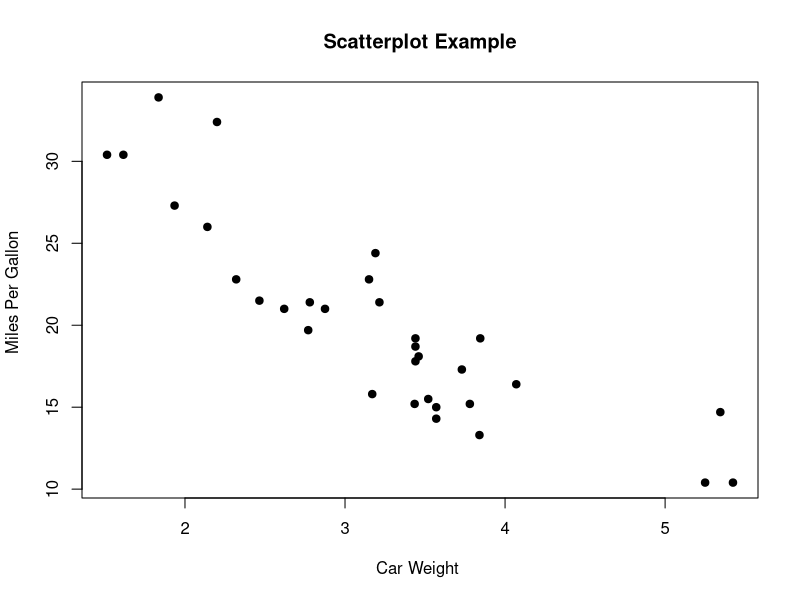
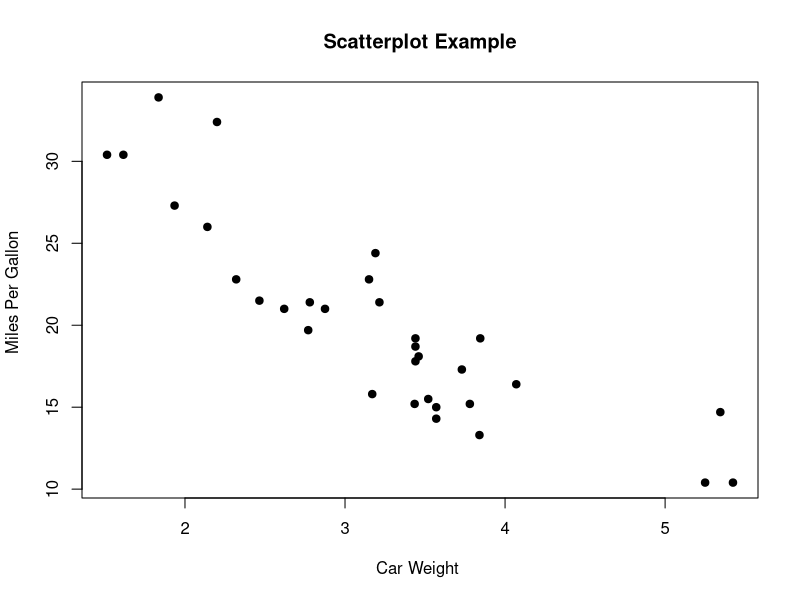
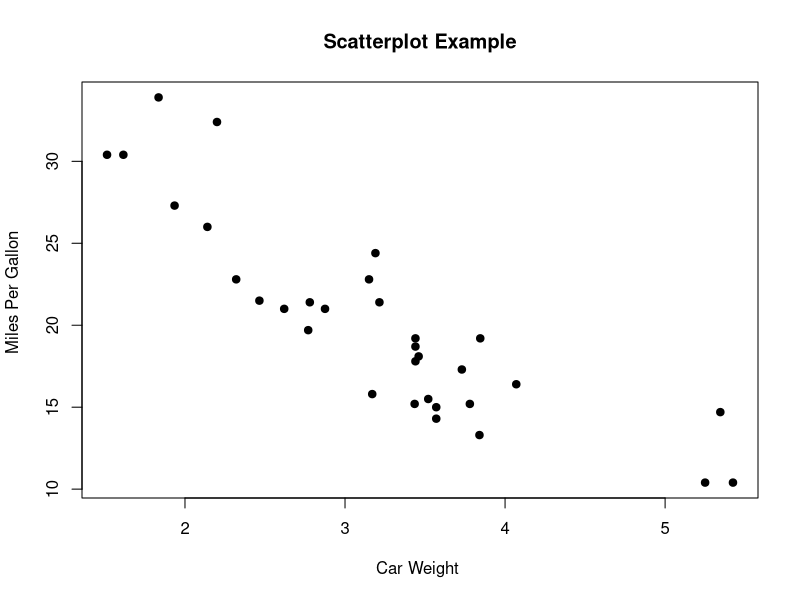
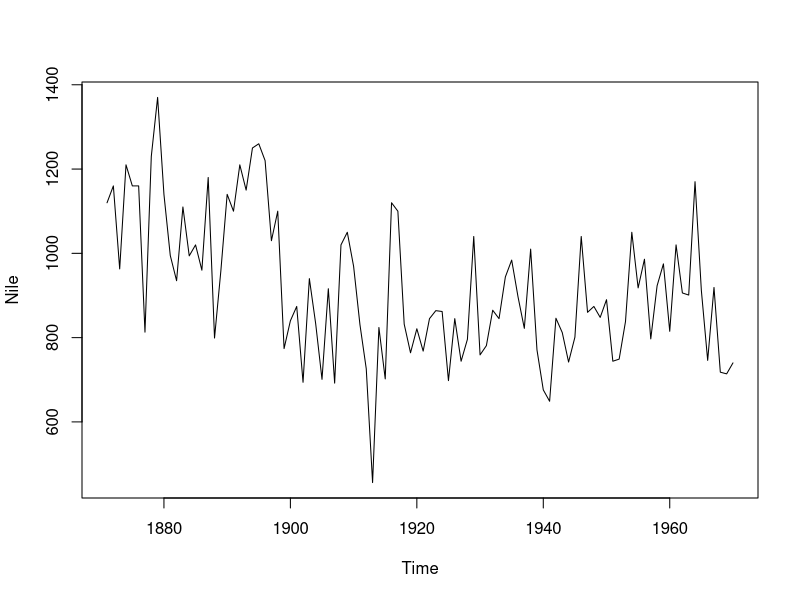
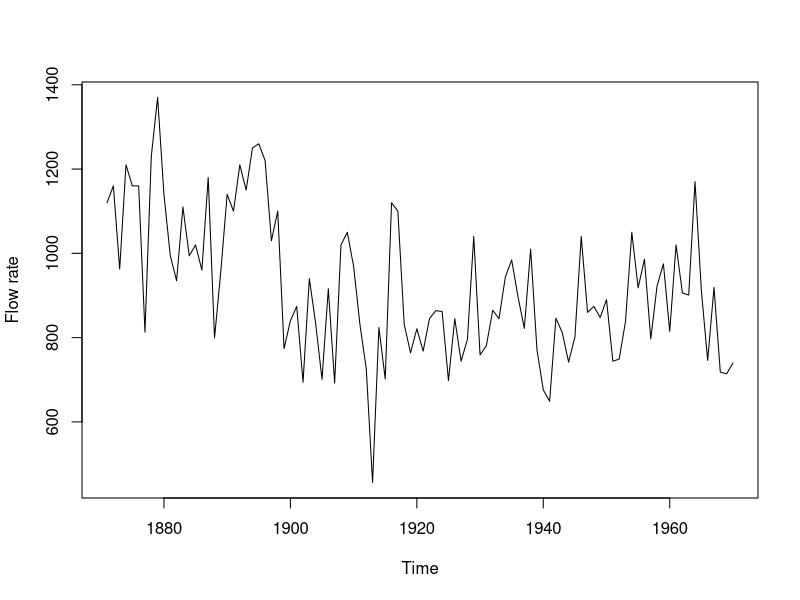
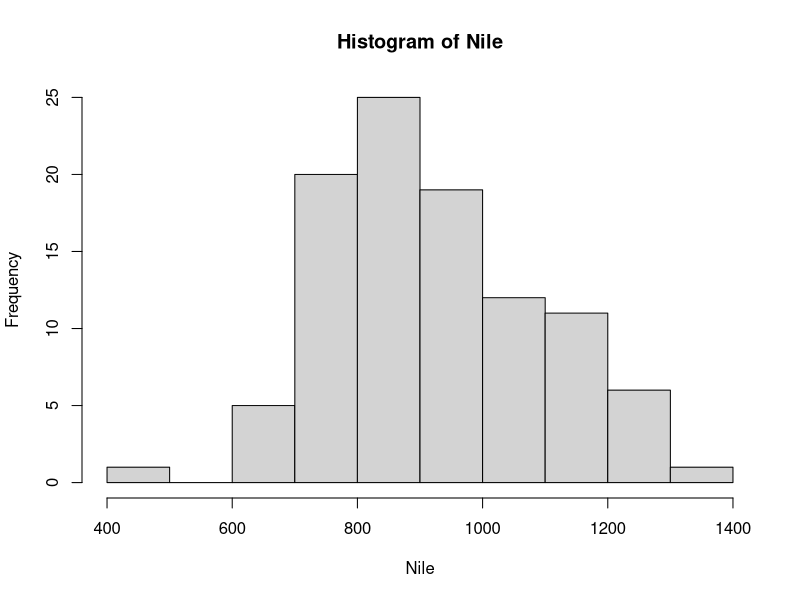
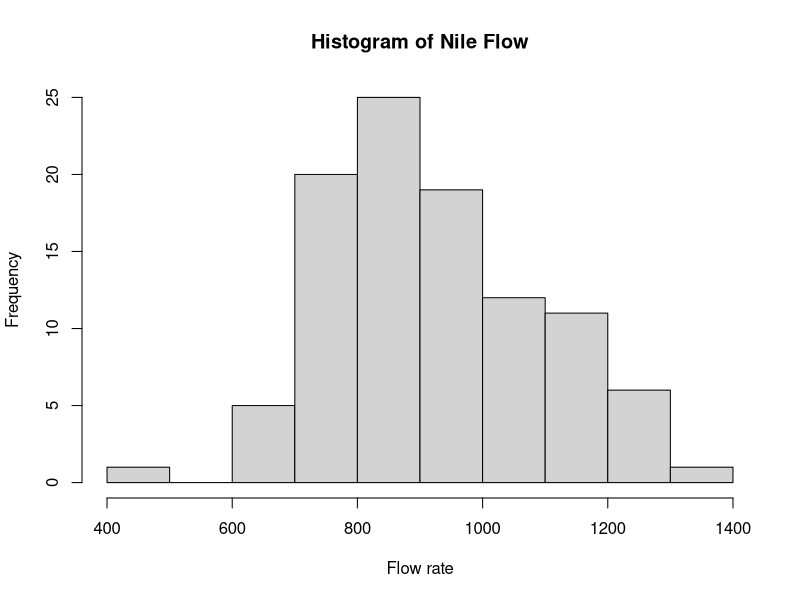

These figures' R source, in order:
## ---- chunk 1
knitr::opts_chunk$set(echo = FALSE, fig.width = 4, fig.height = 3)
## ---- chunk 2
attach(mtcars)
plot(wt, mpg, main="Scatterplot Example",
  	xlab="Car Weight ", ylab="Miles Per Gallon ", pch=19)  
## ---- chunk 3
plot(wt, mpg, main="Scatterplot Example",
  	xlab="Car Weight ", ylab="Miles Per Gallon ", pch=19)  
## ---- chunk 4
plot(wt, mpg, main="Scatterplot Example",
  	xlab="Car Weight ", ylab="Miles Per Gallon ", pch=19)  
## ---- chunk 5
plot(Nile)
## ---- chunk 6
plot(Nile, ylab="Flow rate")
## ---- chunk 7
hist(Nile)
## ---- chunk 8
hist(Nile, main="Histogram of Nile Flow", xlab="Flow rate")
